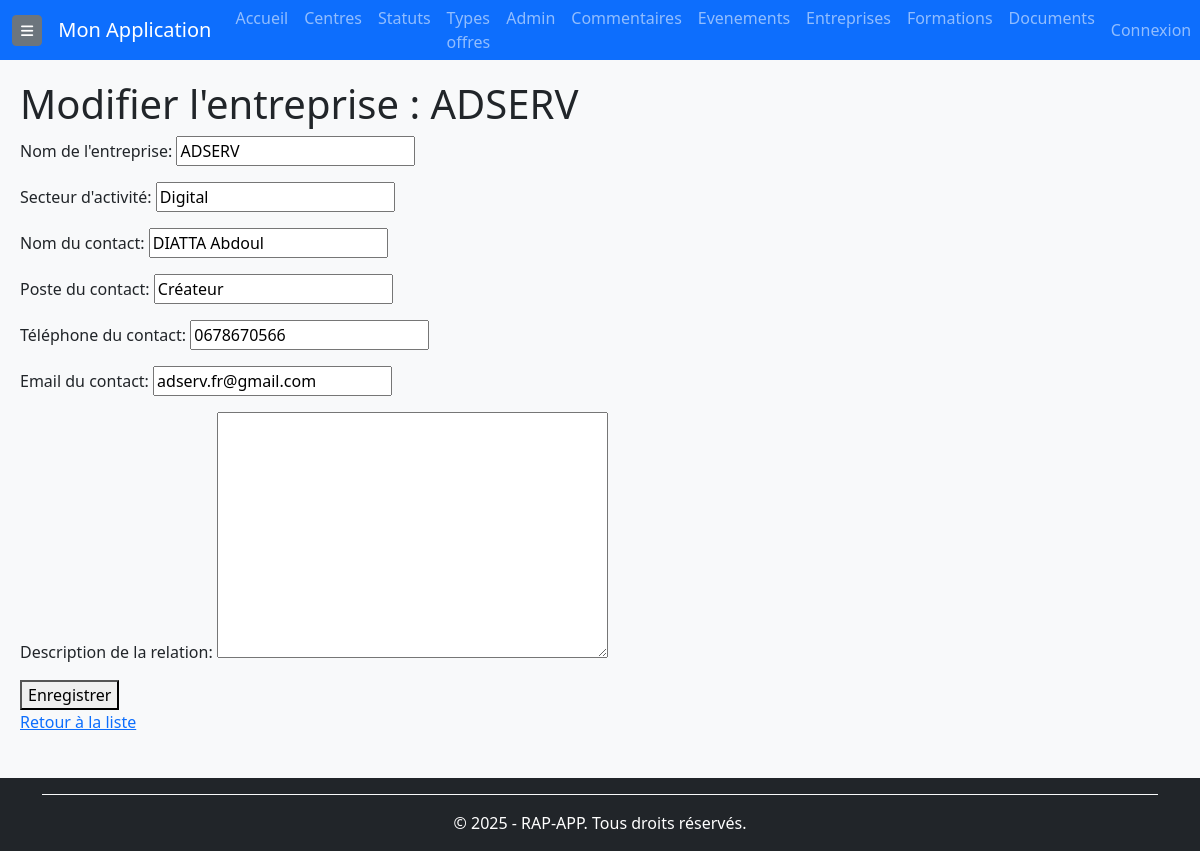
The page /entreprises/1/modifier/ (signed in) on the database its author committed.
### rap_app/models/entreprises.py (models this page shows, shortened)
class Entreprise(BaseModel):
    nom = models.CharField(max_length=255, verbose_name="Nom de l'entreprise", unique=True )
    secteur_activite = models.CharField(max_length=255, verbose_name="Secteur d'activité",blank=True,null=True)
    contact_nom = models.CharField(max_length=255,verbose_name="Nom du contact",blank=True,null=True)
    contact_poste = models.CharField(max_length=255,verbose_name="Poste du contact",blank=True,null=True)
    contact_telephone = models.CharField(max_length=20, verbose_name="Téléphone du contact", blank=True, null=True)
    contact_email = models.EmailField(verbose_name="Email du contact", blank=True, null=True)
    description = models.TextField(verbose_name="Description de la relation", blank=True, null=True)
    objects = models.Manager()
    class Meta:
        verbose_name = "Entreprise"
        verbose_name_plural = "Entreprises"
        ordering = ['nom']
        indexes = [
            models.Index(fields=['nom']),  # Index pour optimiser la recherche par nom.
        ]

### rap_app/views/entreprises_views.py (the view, shortened to what this page needs)
# urls.py: path('entreprises/<int:pk>/modifier/', entreprises_views.EntrepriseUpdateView.as_view(), name='entreprise-update'),
class EntrepriseUpdateView(PermissionRequiredMixin, BaseUpdateView):
    model = Entreprise
    permission_required = 'rap_app.change_entreprise'
    fields = ['nom', 'secteur_activite', 'contact_nom', 'contact_poste',
              'contact_telephone', 'contact_email', 'description']
    template_name = 'entreprises/entreprise_form.html'
    def get_context_data(self, **kwargs):
        context = super().get_context_data(**kwargs)
        context['titre'] = f"Modifier l'entreprise : {self.object.nom}"
        return context

### rap_app/templates/entreprises/entreprise_form.html (shortened to what this page needs)
{% extends "base.html" %}
{% block content %}
<h1>{{ titre }}</h1>
<form method="post">
    {{ form.as_p }}
    <button type="submit">Enregistrer</button>
</form>
<a href="{% url 'entreprise-list' %}">Retour à la liste</a>
{% endblock %}

### rap_app/templates/base.html (style rules this page uses)
body { background-color: #f8f9fa; display: flex; flex-direction: column; min-height: 100vh; }

### rows shown on the page
Entreprise: nom "ADSERV", secteur_activite "Digital", contact_nom "DIATTA Abdoul", contact_poste "Créateur", contact_telephone "0678670566", contact_email "adserv.fr@gmail.com"

### other values the page prints
{{ titre }} "Modifier l'entreprise : ADSERV"
